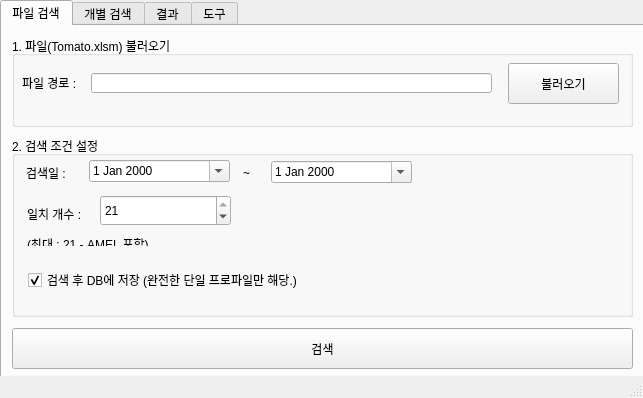
<?xml version="1.0" encoding="UTF-8"?>
<ui version="4.0">
 <class>MainWindow</class>
 <widget class="QMainWindow" name="MainWindow">
  <property name="geometry">
   <rect>
    <x>0</x>
    <y>0</y>
    <width>643</width>
    <height>398</height>
   </rect>
  </property>
  <property name="windowTitle">
   <string>LDIMS</string>
  </property>
  <widget class="QWidget" name="centralwidget">
   <widget class="QTabWidget" name="tabWidget">
    <property name="enabled">
     <bool>true</bool>
    </property>
    <property name="geometry">
     <rect>
      <x>0</x>
      <y>0</y>
      <width>1441</width>
      <height>791</height>
     </rect>
    </property>
    <property name="currentIndex">
     <number>0</number>
    </property>
    <property name="usesScrollButtons">
     <bool>true</bool>
    </property>
    <property name="movable">
     <bool>false</bool>
    </property>
    <property name="tabBarAutoHide">
     <bool>false</bool>
    </property>
    <widget class="QWidget" name="tab_file_search">
     <attribute name="title">
      <string>파일 검색</string>
     </attribute>
     <widget class="QGroupBox" name="groupBox">
      <property name="geometry">
       <rect>
        <x>10</x>
        <y>10</y>
        <width>621</width>
        <height>91</height>
       </rect>
      </property>
      <property name="title">
       <string>1. 파일(Tomato.xlsm) 불러오기</string>
      </property>
      <widget class="QLineEdit" name="line_file_location">
       <property name="geometry">
        <rect>
         <x>79</x>
         <y>37</y>
         <width>401</width>
         <height>20</height>
        </rect>
       </property>
       <property name="readOnly">
        <bool>true</bool>
       </property>
      </widget>
      <widget class="QLabel" name="label">
       <property name="geometry">
        <rect>
         <x>10</x>
         <y>39</y>
         <width>71</width>
         <height>16</height>
        </rect>
       </property>
       <property name="text">
        <string>파일 경로 : </string>
       </property>
      </widget>
      <widget class="QPushButton" name="btn_load_tomato">
       <property name="geometry">
        <rect>
         <x>496</x>
         <y>27</y>
         <width>111</width>
         <height>41</height>
        </rect>
       </property>
       <property name="text">
        <string>불러오기</string>
       </property>
      </widget>
     </widget>
     <widget class="QGroupBox" name="groupBox_2">
      <property name="geometry">
       <rect>
        <x>10</x>
        <y>110</y>
        <width>621</width>
        <height>181</height>
       </rect>
      </property>
      <property name="title">
       <string>2. 검색 조건 설정</string>
      </property>
      <widget class="QDateEdit" name="date_file_from">
       <property name="geometry">
        <rect>
         <x>77</x>
         <y>24</y>
         <width>141</width>
         <height>22</height>
        </rect>
       </property>
       <property name="calendarPopup">
        <bool>true</bool>
       </property>
      </widget>
      <widget class="QDateEdit" name="date_file_to">
       <property name="geometry">
        <rect>
         <x>259</x>
         <y>25</y>
         <width>141</width>
         <height>22</height>
        </rect>
       </property>
       <property name="calendarPopup">
        <bool>true</bool>
       </property>
      </widget>
      <widget class="QLabel" name="label_2">
       <property name="geometry">
        <rect>
         <x>14</x>
         <y>31</y>
         <width>56</width>
         <height>12</height>
        </rect>
       </property>
       <property name="text">
        <string>검색일 : </string>
       </property>
      </widget>
      <widget class="QLabel" name="label_3">
       <property name="geometry">
        <rect>
         <x>231</x>
         <y>29</y>
         <width>21</width>
         <height>16</height>
        </rect>
       </property>
       <property name="text">
        <string>~</string>
       </property>
      </widget>
      <widget class="QSpinBox" name="sb_file_threshold">
       <property name="enabled">
        <bool>true</bool>
       </property>
       <property name="geometry">
        <rect>
         <x>88</x>
         <y>59</y>
         <width>131</width>
         <height>31</height>
        </rect>
       </property>
       <property name="readOnly">
        <bool>false</bool>
       </property>
       <property name="minimum">
        <number>7</number>
       </property>
       <property name="maximum">
        <number>21</number>
       </property>
       <property name="singleStep">
        <number>1</number>
       </property>
       <property name="value">
        <number>21</number>
       </property>
      </widget>
      <widget class="QLabel" name="label_4">
       <property name="geometry">
        <rect>
         <x>15</x>
         <y>69</y>
         <width>221</width>
         <height>41</height>
        </rect>
       </property>
       <property name="text">
        <string>&lt;html&gt;&lt;head/&gt;&lt;body&gt;&lt;p&gt;일치 개수 : &lt;/p&gt;&lt;p&gt;(최대 : 21 - AMEL 포함)&lt;/p&gt;&lt;/body&gt;&lt;/html&gt;</string>
       </property>
      </widget>
      <widget class="QCheckBox" name="cb_file_db_save">
       <property name="geometry">
        <rect>
         <x>16</x>
         <y>136</y>
         <width>311</width>
         <height>16</height>
        </rect>
       </property>
       <property name="text">
        <string>검색 후 DB에 저장 (완전한 단일 프로파일만 해당.)</string>
       </property>
       <property name="checked">
        <bool>true</bool>
       </property>
      </widget>
      <zorder>label_4</zorder>
      <zorder>date_file_from</zorder>
      <zorder>date_file_to</zorder>
      <zorder>label_2</zorder>
      <zorder>label_3</zorder>
      <zorder>sb_file_threshold</zorder>
      <zorder>cb_file_db_save</zorder>
     </widget>
     <widget class="QPushButton" name="btn_file_search">
      <property name="geometry">
       <rect>
        <x>10</x>
        <y>302</y>
        <width>621</width>
        <height>41</height>
       </rect>
      </property>
      <property name="text">
       <string>검색</string>
      </property>
     </widget>
    </widget>
    <widget class="QWidget" name="tab_individual_search">
     <attribute name="title">
      <string>개별 검색</string>
     </attribute>
     <widget class="QGroupBox" name="groupBox_3">
      <property name="geometry">
       <rect>
        <x>10</x>
        <y>10</y>
        <width>1221</width>
        <height>111</height>
       </rect>
      </property>
      <property name="title">
       <string>1. 좌위 입력</string>
      </property>
      <widget class="QTableWidget" name="table_id_query">
       <property name="geometry">
        <rect>
         <x>10</x>
         <y>27</y>
         <width>1201</width>
         <height>61</height>
        </rect>
       </property>
      </widget>
     </widget>
     <widget class="QGroupBox" name="groupBox_4">
      <property name="geometry">
       <rect>
        <x>10</x>
        <y>135</y>
        <width>621</width>
        <height>141</height>
       </rect>
      </property>
      <property name="title">
       <string>2. 검색 조건 설정</string>
      </property>
      <widget class="QDateEdit" name="date_id_from">
       <property name="geometry">
        <rect>
         <x>77</x>
         <y>24</y>
         <width>141</width>
         <height>22</height>
        </rect>
       </property>
       <property name="calendarPopup">
        <bool>true</bool>
       </property>
      </widget>
      <widget class="QDateEdit" name="date_id_to">
       <property name="geometry">
        <rect>
         <x>259</x>
         <y>25</y>
         <width>141</width>
         <height>22</height>
        </rect>
       </property>
       <property name="calendarPopup">
        <bool>true</bool>
       </property>
      </widget>
      <widget class="QLabel" name="label_6">
       <property name="geometry">
        <rect>
         <x>14</x>
         <y>31</y>
         <width>56</width>
         <height>12</height>
        </rect>
       </property>
       <property name="text">
        <string>검색일 : </string>
       </property>
      </widget>
      <widget class="QLabel" name="label_7">
       <property name="geometry">
        <rect>
         <x>231</x>
         <y>29</y>
         <width>21</width>
         <height>16</height>
        </rect>
       </property>
       <property name="text">
        <string>~</string>
       </property>
      </widget>
      <widget class="QSpinBox" name="sb_id_threshold">
       <property name="enabled">
        <bool>true</bool>
       </property>
       <property name="geometry">
        <rect>
         <x>87</x>
         <y>62</y>
         <width>131</width>
         <height>31</height>
        </rect>
       </property>
       <property name="readOnly">
        <bool>false</bool>
       </property>
       <property name="minimum">
        <number>7</number>
       </property>
       <property name="maximum">
        <number>21</number>
       </property>
       <property name="singleStep">
        <number>1</number>
       </property>
       <property name="value">
        <number>21</number>
       </property>
      </widget>
      <widget class="QLabel" name="label_8">
       <property name="geometry">
        <rect>
         <x>14</x>
         <y>72</y>
         <width>221</width>
         <height>41</height>
        </rect>
       </property>
       <property name="text">
        <string>&lt;html&gt;&lt;head/&gt;&lt;body&gt;&lt;p&gt;일치 개수 : &lt;/p&gt;&lt;p&gt;(최대 : 21 - AMEL 포함)&lt;/p&gt;&lt;/body&gt;&lt;/html&gt;</string>
       </property>
      </widget>
      <zorder>date_id_from</zorder>
      <zorder>date_id_to</zorder>
      <zorder>label_6</zorder>
      <zorder>label_7</zorder>
      <zorder>label_8</zorder>
      <zorder>sb_id_threshold</zorder>
     </widget>
     <widget class="QPushButton" name="btn_id_search">
      <property name="geometry">
       <rect>
        <x>10</x>
        <y>291</y>
        <width>621</width>
        <height>41</height>
       </rect>
      </property>
      <property name="text">
       <string>검색</string>
      </property>
     </widget>
     <widget class="QPushButton" name="btn_id_load_clipboard">
      <property name="geometry">
       <rect>
        <x>650</x>
        <y>140</y>
        <width>181</width>
        <height>41</height>
       </rect>
      </property>
      <property name="text">
       <string>클립보드 불러오기</string>
      </property>
     </widget>
    </widget>
    <widget class="QWidget" name="tab_result">
     <attribute name="title">
      <string>결과</string>
     </attribute>
     <widget class="QGroupBox" name="groupBox_6">
      <property name="geometry">
       <rect>
        <x>10</x>
        <y>19</y>
        <width>251</width>
        <height>691</height>
       </rect>
      </property>
      <property name="title">
       <string>결과</string>
      </property>
      <widget class="QListWidget" name="list_result_matched">
       <property name="geometry">
        <rect>
         <x>10</x>
         <y>180</y>
         <width>231</width>
         <height>491</height>
        </rect>
       </property>
      </widget>
      <widget class="QTextEdit" name="text_result_summary">
       <property name="geometry">
        <rect>
         <x>10</x>
         <y>20</y>
         <width>231</width>
         <height>141</height>
        </rect>
       </property>
       <property name="readOnly">
        <bool>true</bool>
       </property>
      </widget>
     </widget>
     <widget class="QGroupBox" name="groupBox_7">
      <property name="geometry">
       <rect>
        <x>280</x>
        <y>20</y>
        <width>1141</width>
        <height>111</height>
       </rect>
      </property>
      <property name="title">
       <string>Query</string>
      </property>
      <widget class="QTableWidget" name="table_result_query">
       <property name="geometry">
        <rect>
         <x>10</x>
         <y>20</y>
         <width>1121</width>
         <height>71</height>
        </rect>
       </property>
       <property name="font">
        <font>
         <pointsize>8</pointsize>
        </font>
       </property>
       <property name="editTriggers">
        <set>QAbstractItemView::NoEditTriggers</set>
       </property>
       <property name="selectionBehavior">
        <enum>QAbstractItemView::SelectRows</enum>
       </property>
      </widget>
     </widget>
     <widget class="QGroupBox" name="groupBox_8">
      <property name="geometry">
       <rect>
        <x>280</x>
        <y>140</y>
        <width>1141</width>
        <height>571</height>
       </rect>
      </property>
      <property name="title">
       <string>Target</string>
      </property>
      <widget class="QTableWidget" name="table_result_target">
       <property name="geometry">
        <rect>
         <x>10</x>
         <y>20</y>
         <width>1121</width>
         <height>531</height>
        </rect>
       </property>
       <property name="font">
        <font>
         <pointsize>8</pointsize>
        </font>
       </property>
       <property name="editTriggers">
        <set>QAbstractItemView::NoEditTriggers</set>
       </property>
       <property name="selectionBehavior">
        <enum>QAbstractItemView::SelectRows</enum>
       </property>
      </widget>
     </widget>
    </widget>
    <widget class="QWidget" name="tab">
     <attribute name="title">
      <string>도구</string>
     </attribute>
     <widget class="QGroupBox" name="groupBox_5">
      <property name="geometry">
       <rect>
        <x>10</x>
        <y>10</y>
        <width>621</width>
        <height>431</height>
       </rect>
      </property>
      <property name="title">
       <string>DB 입력</string>
      </property>
      <widget class="QPushButton" name="btn_tool_update_files">
       <property name="geometry">
        <rect>
         <x>20</x>
         <y>30</y>
         <width>171</width>
         <height>41</height>
        </rect>
       </property>
       <property name="text">
        <string>여러 파일에서 업데이트</string>
       </property>
      </widget>
      <widget class="QPushButton" name="btn_tool_update_folder">
       <property name="geometry">
        <rect>
         <x>200</x>
         <y>30</y>
         <width>171</width>
         <height>41</height>
        </rect>
       </property>
       <property name="text">
        <string>폴더 내 파일에서 업데이트</string>
       </property>
      </widget>
      <widget class="QTextBrowser" name="text_tool_progress">
       <property name="geometry">
        <rect>
         <x>20</x>
         <y>90</y>
         <width>581</width>
         <height>241</height>
        </rect>
       </property>
      </widget>
      <widget class="QPushButton" name="btn_tool_load_backup">
       <property name="geometry">
        <rect>
         <x>430</x>
         <y>30</y>
         <width>171</width>
         <height>41</height>
        </rect>
       </property>
       <property name="text">
        <string>백업 파일 불러오기</string>
       </property>
      </widget>
     </widget>
    </widget>
   </widget>
  </widget>
  <widget class="QStatusBar" name="statusbar"/>
 </widget>
 <resources/>
 <connections>
  <connection>
   <sender>btn_load_tomato</sender>
   <signal>clicked()</signal>
   <receiver>MainWindow</receiver>
   <slot>click_btn_file_tomato()</slot>
   <hints>
    <hint type="sourcelabel">
     <x>533</x>
     <y>76</y>
    </hint>
    <hint type="destinationlabel">
     <x>628</x>
     <y>0</y>
    </hint>
   </hints>
  </connection>
  <connection>
   <sender>btn_file_search</sender>
   <signal>clicked()</signal>
   <receiver>MainWindow</receiver>
   <slot>click_btn_file_search()</slot>
   <hints>
    <hint type="sourcelabel">
     <x>471</x>
     <y>340</y>
    </hint>
    <hint type="destinationlabel">
     <x>628</x>
     <y>0</y>
    </hint>
   </hints>
  </connection>
  <connection>
   <sender>list_result_matched</sender>
   <signal>itemClicked(QListWidgetItem*)</signal>
   <receiver>MainWindow</receiver>
   <slot>click_item_list_result()</slot>
   <hints>
    <hint type="sourcelabel">
     <x>195</x>
     <y>401</y>
    </hint>
    <hint type="destinationlabel">
     <x>461</x>
     <y>0</y>
    </hint>
   </hints>
  </connection>
  <connection>
   <sender>tabWidget</sender>
   <signal>currentChanged(int)</signal>
   <receiver>MainWindow</receiver>
   <slot>click_tab_resize()</slot>
   <hints>
    <hint type="sourcelabel">
     <x>115</x>
     <y>15</y>
    </hint>
    <hint type="destinationlabel">
     <x>220</x>
     <y>397</y>
    </hint>
   </hints>
  </connection>
  <connection>
   <sender>btn_id_search</sender>
   <signal>clicked()</signal>
   <receiver>MainWindow</receiver>
   <slot>click_btn_file_id()</slot>
   <hints>
    <hint type="sourcelabel">
     <x>280</x>
     <y>348</y>
    </hint>
    <hint type="destinationlabel">
     <x>585</x>
     <y>0</y>
    </hint>
   </hints>
  </connection>
  <connection>
   <sender>btn_tool_update_files</sender>
   <signal>clicked()</signal>
   <receiver>MainWindow</receiver>
   <slot>click_btn_tool_update_from_files()</slot>
   <hints>
    <hint type="sourcelabel">
     <x>60</x>
     <y>72</y>
    </hint>
    <hint type="destinationlabel">
     <x>114</x>
     <y>0</y>
    </hint>
   </hints>
  </connection>
  <connection>
   <sender>btn_tool_update_folder</sender>
   <signal>clicked()</signal>
   <receiver>MainWindow</receiver>
   <slot>click_btn_tool_update_from_folder()</slot>
   <hints>
    <hint type="sourcelabel">
     <x>333</x>
     <y>95</y>
    </hint>
    <hint type="destinationlabel">
     <x>338</x>
     <y>0</y>
    </hint>
   </hints>
  </connection>
  <connection>
   <sender>btn_tool_load_backup</sender>
   <signal>clicked()</signal>
   <receiver>MainWindow</receiver>
   <slot>click_btn_tool_load_backup()</slot>
   <hints>
    <hint type="sourcelabel">
     <x>510</x>
     <y>84</y>
    </hint>
    <hint type="destinationlabel">
     <x>557</x>
     <y>0</y>
    </hint>
   </hints>
  </connection>
  <connection>
   <sender>btn_id_load_clipboard</sender>
   <signal>clicked()</signal>
   <receiver>MainWindow</receiver>
   <slot>click_btn_id_load_clipboard()</slot>
   <hints>
    <hint type="sourcelabel">
     <x>739</x>
     <y>183</y>
    </hint>
    <hint type="destinationlabel">
     <x>628</x>
     <y>0</y>
    </hint>
   </hints>
  </connection>
 </connections>
 <slots>
  <slot>click_btn_file_tomato()</slot>
  <slot>click_btn_file_search()</slot>
  <slot>click_item_list_result()</slot>
  <slot>click_tab_resize()</slot>
  <slot>click_btn_file_id()</slot>
  <slot>click_btn_tool_update_from_files()</slot>
  <slot>click_btn_tool_update_from_folder()</slot>
  <slot>click_btn_tool_load_backup()</slot>
  <slot>click_btn_id_load_clipboard()</slot>
 </slots>
</ui>
